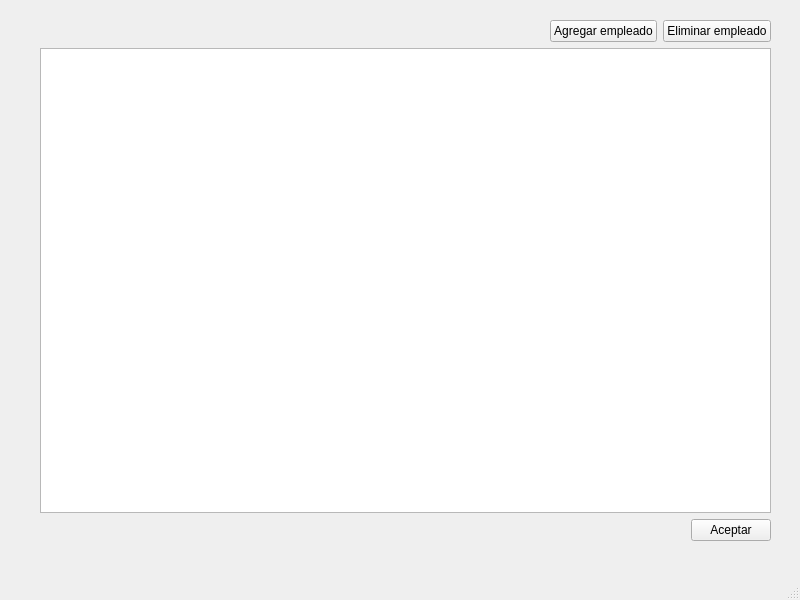
<?xml version="1.0" encoding="UTF-8"?>
<ui version="4.0">
 <class>MainWindow</class>
 <widget class="QMainWindow" name="MainWindow">
  <property name="geometry">
   <rect>
    <x>0</x>
    <y>0</y>
    <width>800</width>
    <height>600</height>
   </rect>
  </property>
  <property name="windowTitle">
   <string>MainWindow</string>
  </property>
  <widget class="QWidget" name="centralwidget">
   <widget class="QWidget" name="verticalLayoutWidget">
    <property name="geometry">
     <rect>
      <x>40</x>
      <y>20</y>
      <width>731</width>
      <height>521</height>
     </rect>
    </property>
    <layout class="QVBoxLayout" name="verticalLayout">
     <item>
      <layout class="QHBoxLayout" name="horizontalLayout">
       <item>
        <spacer name="horizontalSpacer_2">
         <property name="orientation">
          <enum>Qt::Horizontal</enum>
         </property>
         <property name="sizeHint" stdset="0">
          <size>
           <width>40</width>
           <height>20</height>
          </size>
         </property>
        </spacer>
       </item>
       <item>
        <widget class="QPushButton" name="agregar">
         <property name="text">
          <string>Agregar empleado</string>
         </property>
        </widget>
       </item>
       <item>
        <widget class="QPushButton" name="eliminar">
         <property name="text">
          <string>Eliminar empleado</string>
         </property>
        </widget>
       </item>
      </layout>
     </item>
     <item>
      <layout class="QHBoxLayout" name="horizontalLayout_3">
       <item>
        <widget class="QTableView" name="tableView"/>
       </item>
      </layout>
     </item>
     <item>
      <layout class="QHBoxLayout" name="horizontalLayout_2">
       <item>
        <spacer name="horizontalSpacer">
         <property name="orientation">
          <enum>Qt::Horizontal</enum>
         </property>
         <property name="sizeHint" stdset="0">
          <size>
           <width>40</width>
           <height>20</height>
          </size>
         </property>
        </spacer>
       </item>
       <item>
        <widget class="QPushButton" name="aceptar">
         <property name="text">
          <string>Aceptar</string>
         </property>
        </widget>
       </item>
      </layout>
     </item>
    </layout>
   </widget>
  </widget>
  <widget class="QMenuBar" name="menubar">
   <property name="geometry">
    <rect>
     <x>0</x>
     <y>0</y>
     <width>800</width>
     <height>25</height>
    </rect>
   </property>
  </widget>
  <widget class="QStatusBar" name="statusbar"/>
 </widget>
 <resources/>
 <connections/>
</ui>
